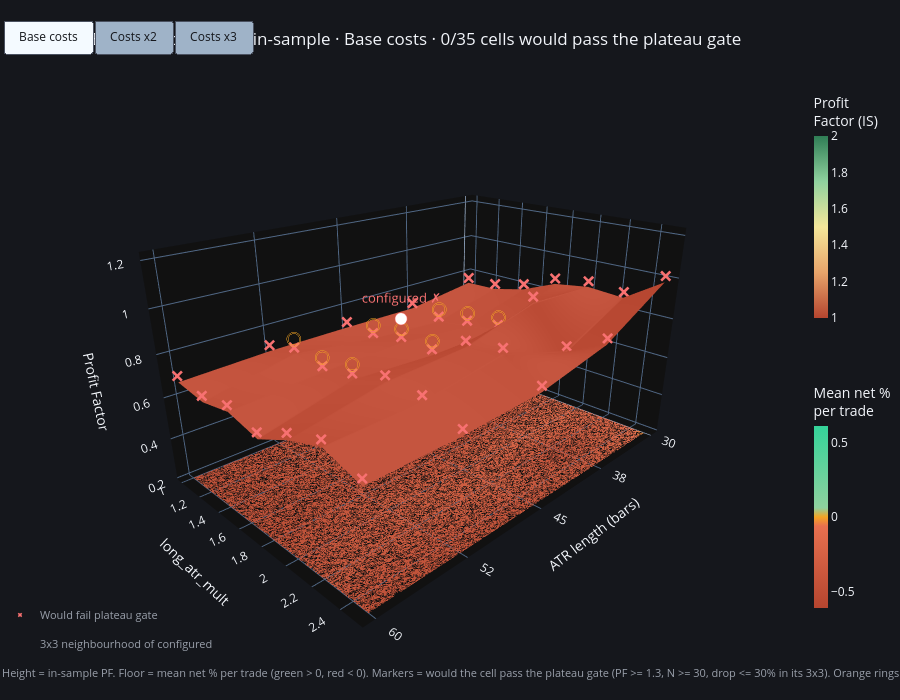
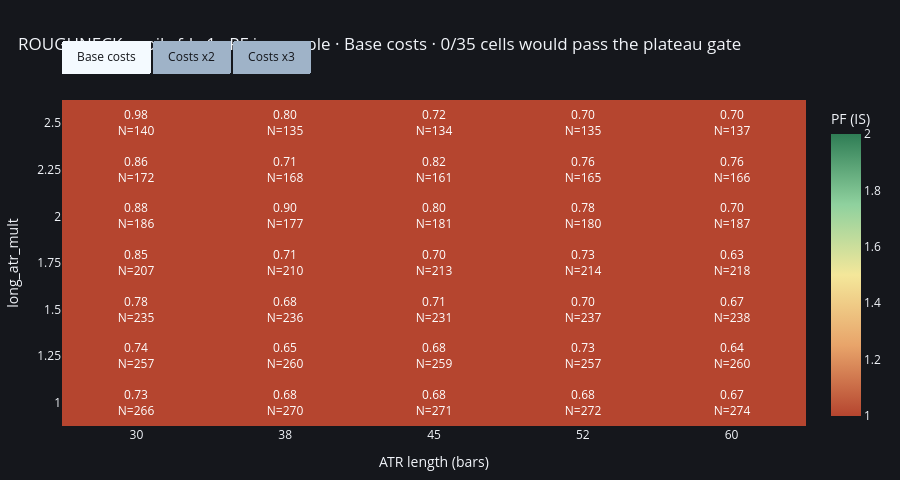

The cell these charts' notebook holds for them, in order:
### Code cell
import os
import numpy as np
import pandas as pd
import plotly.graph_objects as go
import plotly.io as pio

# ============================ OPCIONES ============================
RENDERER       = None     # None = automático | "vscode" | "notebook_connected" | "iframe"
SHOW_2D_BACKUP = True     # heatmap 2D sin WebGL, siempre se ve
# ==================================================================

if RENDERER:
    pio.renderers.default = RENDERER
elif "VSCODE_PID" in os.environ or "VSCODE_CWD" in os.environ:
    pio.renderers.default = "vscode"

SCENARIOS = [("Base costs", 1.0), ("Costs x2", 2.0), ("Costs x3", 3.0)]
PF_MIN, N_MIN, MAX_DROP = GATE["plateau_pf_min"], GATE["plateau_n_min"], GATE["plateau_max_drop"]


def _plateau(pf, n, m, L):
    """(passed, worst neighbour drop %) if cell (m, L) were the configured one."""
    try:
        r = plateau_check(pf.fillna(0.0), n.fillna(0).astype(int), (m, L),
                          pf_min=PF_MIN, n_min=N_MIN, max_drop_pct=MAX_DROP)
        return bool(r["passed"]), float(r["worst_neighbor_drop_pct"])
    except Exception:
        return False, np.nan


def _f(x, default=np.nan):
    try:
        v = float(x)
        return v if np.isfinite(v) else default
    except Exception:
        return default


# ---- compute every scenario: PF / N / mean / t grids ----
grids = {}
for label, mult in SCENARIOS:
    mk = lambda: pd.DataFrame(index=MULTS, columns=ATR_LENS, dtype=float)
    pf, n, mean, tt = mk(), mk(), mk(), mk()
    for L in ATR_LENS:
        for m in MULTS:
            t = run_cell(m, L, cost_bps_per_side=COST_BPS * mult)
            n.loc[m, L] = len(t)
            if len(t):
                pf.loc[m, L]   = profit_factor(t["pnl"])
                mean.loc[m, L] = float(t["pnl"].mean())
                tt.loc[m, L]   = tstat(t["pnl"])
    pf = pf.astype(float).replace([np.inf, -np.inf], np.nan).where(n > 0)
    grids[label] = dict(pf=pf, n=n.astype(float), mean=mean.astype(float), t=tt.astype(float))
    print(f"{label}: {int(pf.notna().sum().sum())}/{pf.size} celdas con PF finito")

keys = list(grids.keys())
all_pf = np.concatenate([g["pf"].values.ravel() for g in grids.values()])
if not np.isfinite(all_pf).any():
    raise ValueError("Ninguna celda tiene PF finito: revisa run_cell / is_df / RULES_KW antes de graficar.")

XP = list(range(len(ATR_LENS)))                           # posiciones categóricas en x
XT = [str(L) for L in ATR_LENS]
LL = np.tile(np.array(ATR_LENS), (len(MULTS), 1))         # ATR length por celda (hover)
X, Y = np.meshgrid(XP, MULTS)
ib, ia = ATR_LENS.index(CHOSEN[1]), MULTS.index(CHOSEN[0])

# ---- escalas compartidas (a prueba de NaN) ----
z_floor = min(1.0, float(np.nanmin(all_pf))) - 0.35
z_top   = float(np.nanmax(all_pf)) + 0.25
all_mean = np.concatenate([g["mean"].values.ravel() for g in grids.values()])
amax = float(np.nanmax(np.abs(all_mean))) if np.isfinite(all_mean).any() else 0.05
amax = max(0.05, amax)

colorscale = [[0.00, "#b5452f"], [0.25, "#e8a46a"], [0.50, "#f4e79a"], [0.75, "#8fd19e"], [1.00, "#2f7d55"]]
mean_scale = [[0.00, "#b5452f"], [0.45, "#e8704f"], [0.50, "#f5a524"], [0.55, "#8fd19e"], [1.00, "#34d399"]]

TPS = 7                                                   # trazas por escenario
fig, titles, summary = go.Figure(), [], []

for i, key in enumerate(keys):
    g = grids[key]
    pf, n, mean, tt = g["pf"], g["n"], g["mean"], g["t"]
    vis = (i == 0)

    # veredicto de plateau de cada celda (como si fuera la configurada)
    pas  = pd.DataFrame(False, index=pf.index, columns=pf.columns)
    drop = pd.DataFrame(np.nan, index=pf.index, columns=pf.columns)
    for m in MULTS:
        for L in ATR_LENS:
            pas.loc[m, L], drop.loc[m, L] = _plateau(pf, n, m, L)
    has = pf.notna().values
    pas_v = pas.values.astype(bool)
    verdict = np.where(pas_v, "PLATEAU OK", "plateau FAIL")
    n_pass = int((pas_v & has).sum())
    cd = np.dstack([n.values, mean.values, tt.values, drop.values.astype(float)])

    # 1) superficie PF (in-sample)
    fig.add_trace(go.Surface(
        x=XP, y=MULTS, z=pf.values, customdata=cd, text=verdict,
        colorscale=colorscale, cmin=1.0, cmax=2.0,
        colorbar=dict(title="Profit<br>Factor (IS)", len=0.42, y=0.80, x=0.93, thickness=14),
        hovertemplate=("long_atr_mult %{y:g} · ATR index %{x}<br>PF (IS) %{z:.2f}"
                       "<br>Trades (IS) %{customdata[0]:.0f}"
                       "<br>Mean net/trade %{customdata[1]:.2f}% · t %{customdata[2]:.2f}"
                       "<br>Worst neighbour drop %{customdata[3]:.0f}% · %{text}<extra></extra>"),
        visible=vis))

    # 2) piso: mean net % por trade
    fig.add_trace(go.Surface(
        x=XP, y=MULTS, z=np.full(pf.shape, z_floor), surfacecolor=mean.values, customdata=cd, text=verdict,
        colorscale=mean_scale, cmin=-amax, cmax=amax, opacity=0.95,
        colorbar=dict(title="Mean net %<br>per trade", len=0.42, y=0.30, x=0.93, thickness=14),
        lighting=dict(ambient=1.0, diffuse=0.0, specular=0.0),
        hovertemplate=("FLOOR · long_atr_mult %{y:g} · ATR index %{x}"
                       "<br>Mean net/trade %{customdata[1]:+.2f}%"
                       "<br>Trades (IS) %{customdata[0]:.0f}<extra></extra>"),
        visible=vis))

    # 3) marcadores: la celda pasaría / fallaría el gate de plateau
    for mask, name, color, symbol in ((pas_v & has, "Would pass plateau gate", "#34d399", "diamond"),
                                      (~pas_v & has, "Would fail plateau gate", "#f87171", "x")):
        fig.add_trace(go.Scatter3d(
            x=X[mask], y=Y[mask], z=pf.values[mask] + 0.03, mode="markers", name=name, text=LL[mask],
            marker=dict(size=4, color=color, symbol=symbol, line=dict(width=0)),
            hovertemplate=f"{name}<br>mult %{{y:g}} · ATR %{{text}}<extra></extra>",
            showlegend=True, legendgroup=name, visible=vis))

    # 4) líneas verticales de la superficie al piso (celdas que pasarían)
    mk_ = pas_v & has
    xs, ys, zs = [], [], []
    for xv, yv, zv in zip(X[mk_], Y[mk_], pf.values[mk_]):
        xs += [xv, xv, None]; ys += [yv, yv, None]; zs += [zv, z_floor, None]
    fig.add_trace(go.Scatter3d(x=xs, y=ys, z=zs, mode="lines",
                               line=dict(color="rgba(52,211,153,0.35)", width=2),
                               hoverinfo="skip", showlegend=False, visible=vis))

    # 5) anillos: vecindad 3x3 de la celda configurada
    rr = range(max(ia - 1, 0), min(ia + 2, len(MULTS)))
    cc = range(max(ib - 1, 0), min(ib + 2, len(ATR_LENS)))
    pts = [(XP[c], MULTS[r], float(pf.iloc[r, c]) + 0.07) for r in rr for c in cc if pd.notna(pf.iloc[r, c])]
    fig.add_trace(go.Scatter3d(
        x=[p[0] for p in pts], y=[p[1] for p in pts], z=[p[2] for p in pts], mode="markers",
        name="3x3 neighbourhood of configured",
        marker=dict(size=8, color="rgba(0,0,0,0)", symbol="circle-open", line=dict(color="#f5a524", width=3)),
        hoverinfo="skip", showlegend=True, legendgroup="nbh", visible=vis))

    # 6) celda configurada
    c_ok   = bool(pas.loc[CHOSEN[0], CHOSEN[1]])
    c_drop = _f(drop.loc[CHOSEN[0], CHOSEN[1]])
    c_pf   = _f(pf.loc[CHOSEN[0], CHOSEN[1]], default=z_floor)
    col = "#34d399" if c_ok else "#f87171"
    fig.add_trace(go.Scatter3d(
        x=[XP[ib]], y=[CHOSEN[0]], z=[c_pf + 0.12], mode="markers+text",
        text=[f"configured {'✓' if c_ok else '✗'}"], textposition="top center",
        textfont=dict(color=col, size=13),
        marker=dict(size=7, color="white", line=dict(color=col, width=3)), showlegend=False,
        hovertemplate=(f"Configured mult {CHOSEN[0]:g}, ATR({CHOSEN[1]})"
                       f"<br>plateau gate: {'PASS' if c_ok else 'FAIL'}<extra></extra>"),
        visible=vis))

    titles.append(f"{cfg['id']} · PF in-sample · {key} · {n_pass}/{int(has.sum())} cells would pass the plateau gate")
    summary.append({"Scenario": key,
                    "PF (IS)": round(_f(pf.loc[CHOSEN[0], CHOSEN[1]]), 3),
                    "N (IS)": int(_f(n.loc[CHOSEN[0], CHOSEN[1]], 0)),
                    "Mean net %": round(_f(mean.loc[CHOSEN[0], CHOSEN[1]]), 3),
                    "t": round(_f(tt.loc[CHOSEN[0], CHOSEN[1]]), 2),
                    "Plateau (configured)": "PASS" if c_ok else "FAIL",
                    "Worst nbr drop %": round(c_drop, 1),
                    "Cells passing plateau": n_pass})

PAD = "\u00a0"
buttons = []
for i, key in enumerate(keys):
    v = [False] * (TPS * len(keys))
    for j in range(TPS):
        v[TPS * i + j] = True
    buttons.append(dict(label=f"{PAD}{key}{PAD}", method="update",
                        args=[{"visible": v}, {"title.text": titles[i]}]))

fig.update_layout(
    template="plotly_dark", paper_bgcolor="#15171c", height=700,
    title=dict(text=titles[0], x=0.02),
    scene=dict(
        xaxis=dict(title="ATR length (bars)", tickmode="array", tickvals=XP, ticktext=XT),
        yaxis_title="long_atr_mult", zaxis_title="Profit Factor", zaxis=dict(range=[z_floor, z_top]),
        aspectmode="manual", aspectratio=dict(x=1.5, y=1.0, z=0.8),
        camera=dict(eye=dict(x=1.6, y=1.6, z=0.9), center=dict(x=0, y=0, z=-0.1))),
    legend=dict(x=0.0, y=0.02, bgcolor="rgba(0,0,0,0)", font=dict(color="#9aa0ab", size=11)),
    updatemenus=[dict(type="buttons", direction="right", x=0.0, xanchor="left", y=1.12, yanchor="top", active=0,
                      buttons=buttons, bgcolor="#9fb3c8", bordercolor="#4a5160", borderwidth=1,
                      pad=dict(l=3, r=3, t=0, b=0), font=dict(color="#15171c", size=12))],
    annotations=[dict(
        text=(f"Height = in-sample PF. Floor = mean net % per trade (green > 0, red < 0). Markers = would the cell pass "
              f"the plateau gate (PF >= {PF_MIN}, N >= {N_MIN}, drop <= {MAX_DROP}% in its 3x3). "
              f"Orange rings = configured cell's neighbourhood."),
        x=0.0, y=-0.02, xref="paper", yref="paper", showarrow=False, xanchor="left",
        font=dict(color="#9aa0ab", size=11))],
    margin=dict(l=0, r=0, t=90, b=30))

# ---- resumen ----
print(f"\nConfigured cell long_atr_mult={CHOSEN[0]:g}, ATR({CHOSEN[1]}) by scenario:")
display(pd.DataFrame(summary).set_index("Scenario"))

# ---- 3D en el notebook (sin escribir archivos) ----
fig.show()

# ---- respaldo 2D (sin WebGL): si esto se ve y el 3D no, el problema es WebGL ----
if SHOW_2D_BACKUP:
    f2 = go.Figure()
    for i, key in enumerate(keys):
        pf, n = grids[key]["pf"], grids[key]["n"]
        txt = [[("" if pd.isna(pf.iloc[r, c]) else f"{pf.iloc[r, c]:.2f}<br>N={int(n.iloc[r, c])}")
                for c in range(len(ATR_LENS))] for r in range(len(MULTS))]
        f2.add_trace(go.Heatmap(
            x=XT, y=[f"{m:g}" for m in MULTS], z=pf.values, text=txt, texttemplate="%{text}",
            colorscale=colorscale, zmin=1.0, zmax=2.0, colorbar=dict(title="PF (IS)"),
            hovertemplate="mult %{y} · ATR %{x}<br>PF %{z:.2f}<extra></extra>", visible=(i == 0)))
    b2 = []
    for i, key in enumerate(keys):
        v = [False] * len(keys); v[i] = True
        b2.append(dict(label=f"{PAD}{key}{PAD}", method="update", args=[{"visible": v}, {"title.text": titles[i]}]))
    f2.update_layout(
        template="plotly_dark", paper_bgcolor="#15171c", height=480, title=dict(text=titles[0], x=0.02),
        xaxis=dict(title="ATR length (bars)", type="category"), yaxis=dict(title="long_atr_mult", type="category"),
        updatemenus=[dict(type="buttons", direction="right", x=0.0, xanchor="left", y=1.18, yanchor="top", active=0,
                          buttons=b2, bgcolor="#9fb3c8", font=dict(color="#15171c", size=12))],
        margin=dict(l=60, r=20, t=100, b=50))
    f2.show()

### Figure 1 — Plotly figure (JSON) as saved in the notebook; plotly's stock layout.template omitted (floating-point values rounded to 4 significant figures; data arrays with more than 128 entries replaced by an {"elided": "..."} marker saying what was removed)
{"data": [{"cmax": 2, "cmin": 1, "colorbar": {"len": 0.42, "thickness": 14, "title": {"text": "Profit<br>Factor (IS)"}, "x": 0.93, "y": 0.8}, "colorscale": [[0, "#b5452f"], [0.25, "#e8a46a"], [0.5, "#f4e79a"], [0.75, "#8fd19e"], [1, "#2f7d55"]], "customdata": {"elided": "140 float values"}, "hovertemplate": "long_atr_mult %{y:g} · ATR index %{x}<br>PF (IS) %{z:.2f}<br>Trades (IS) %{customdata[0]:.0f}<br>Mean net/trade %{customdata[1]:.2f}% · t %{customdata[2]:.2f}<br>Worst neighbour drop %{customdata[3]:.0f}% · %{text}<extra></extra>", "text": [["plateau FAIL", "plateau FAIL", "plateau FAIL", "plateau FAIL", "plateau FAIL"], ["plateau FAIL", "plateau FAIL", "plateau FAIL", "plateau FAIL", "plateau FAIL"], ["plateau FAIL", "plateau FAIL", "plateau FAIL", "plateau FAIL", "plateau FAIL"], ["plateau FAIL", "plateau FAIL", "plateau FAIL", "plateau FAIL", "plateau FAIL"], ["plateau FAIL", "plateau FAIL", "plateau FAIL", "plateau FAIL", "plateau FAIL"], ["plateau FAIL", "plateau FAIL", "plateau FAIL", "plateau FAIL", "plateau FAIL"], ["plateau FAIL", "plateau FAIL", "plateau FAIL", "plateau FAIL", "plateau FAIL"]], "type": "surface", "visible": true, "x": [0, 1, 2, 3, 4], "y": [1, 1.25, 1.5, 1.75, 2, 2.25, 2.5], "z": [[0.7338, 0.6813, 0.6841, 0.6828, 0.6669], [0.7386, 0.6517, 0.6772, 0.7266, 0.6419], [0.7789, 0.6787, 0.7102, 0.6974, 0.6697], [0.8516, 0.7056, 0.7038, 0.7257, 0.6279], [0.8775, 0.896, 0.8001, 0.7802, 0.7028], [0.8643, 0.7051, 0.8235, 0.7631, 0.7562], [0.9843, 0.7973, 0.7196, 0.6993, 0.6972]]}, {"cmax": 0.6092, "cmin": -0.6092, "colorbar": {"len": 0.42, "thickness": 14, "title": {"text": "Mean net %<br>per trade"}, "x": 0.93, "y": 0.3}, "colorscale": [[0, "#b5452f"], [0.45, "#e8704f"], [0.5, "#f5a524"], [0.55, "#8fd19e"], [1, "#34d399"]], "customdata": {"elided": "140 float values"}, "hovertemplate": "FLOOR · long_atr_mult %{y:g} · ATR index %{x}<br>Mean net/trade %{customdata[1]:+.2f}%<br>Trades (IS) %{customdata[0]:.0f}<extra></extra>", "lighting": {"ambient": 1, "diffuse": 0, "specular": 0}, "opacity": 0.95, "surfacecolor": [[-0.3119, -0.3755, -0.3739, -0.3709, -0.3958], [-0.3076, -0.4072, -0.3794, -0.3167, -0.4312], [-0.2526, -0.3657, -0.3351, -0.359, -0.3874], [-0.1656, -0.3292, -0.3453, -0.3203, -0.4492], [-0.1428, -0.1184, -0.2342, -0.2544, -0.3599], [-0.1614, -0.3691, -0.2117, -0.2925, -0.2987], [-0.01962, -0.2654, -0.3731, -0.4054, -0.4168]], "text": [["plateau FAIL", "plateau FAIL", "plateau FAIL", "plateau FAIL", "plateau FAIL"], ["plateau FAIL", "plateau FAIL", "plateau FAIL", "plateau FAIL", "plateau FAIL"], ["plateau FAIL", "plateau FAIL", "plateau FAIL", "plateau FAIL", "plateau FAIL"], ["plateau FAIL", "plateau FAIL", "plateau FAIL", "plateau FAIL", "plateau FAIL"], ["plateau FAIL", "plateau FAIL", "plateau FAIL", "plateau FAIL", "plateau FAIL"], ["plateau FAIL", "plateau FAIL", "plateau FAIL", "plateau FAIL", "plateau FAIL"], ["plateau FAIL", "plateau FAIL", "plateau FAIL", "plateau FAIL", "plateau FAIL"]], "type": "surface", "visible": true, "x": [0, 1, 2, 3, 4], "y": [1, 1.25, 1.5, 1.75, 2, 2.25, 2.5], "z": [[0.1907, 0.1907, 0.1907, 0.1907, 0.1907], [0.1907, 0.1907, 0.1907, 0.1907, 0.1907], [0.1907, 0.1907, 0.1907, 0.1907, 0.1907], [0.1907, 0.1907, 0.1907, 0.1907, 0.1907], [0.1907, 0.1907, 0.1907, 0.1907, 0.1907], [0.1907, 0.1907, 0.1907, 0.1907, 0.1907], [0.1907, 0.1907, 0.1907, 0.1907, 0.1907]]}, {"hovertemplate": "Would pass plateau gate<br>mult %{y:g} · ATR %{text}<extra></extra>", "legendgroup": "Would pass plateau gate", "marker": {"color": "#34d399", "line": {"width": 0}, "size": 4, "symbol": "diamond"}, "mode": "markers", "name": "Would pass plateau gate", "showlegend": true, "text": [], "type": "scatter3d", "visible": true, "x": [], "y": [], "z": []}, {"hovertemplate": "Would fail plateau gate<br>mult %{y:g} · ATR %{text}<extra></extra>", "legendgroup": "Would fail plateau gate", "marker": {"color": "#f87171", "line": {"width": 0}, "size": 4, "symbol": "x"}, "mode": "markers", "name": "Would fail plateau gate", "showlegend": true, "text": [30.0, 38.0, 45.0, 52.0, 60.0, 30.0, 38.0, 45.0, 52.0, 60.0, 30.0, 38.0, 45.0, 52.0, 60.0, 30.0, 38.0, 45.0, 52.0, 60.0, 30.0, 38.0, 45.0, 52.0, 60.0, 30.0, 38.0, 45.0, 52.0, 60.0, 30.0, 38.0, 45.0, 52.0, 60.0], "type": "scatter3d", "visible": true, "x": [0, 1, 2, 3, 4, 0, 1, 2, 3, 4, 0, 1, 2, 3, 4, 0, 1, 2, 3, 4, 0, 1, 2, 3, 4, 0, 1, 2, 3, 4, 0, 1, 2, 3, 4], "y": [1.0, 1.0, 1.0, 1.0, 1.0, 1.25, 1.25, 1.25, 1.25, 1.25, 1.5, 1.5, 1.5, 1.5, 1.5, 1.75, 1.75, 1.75, 1.75, 1.75, 2.0, 2.0, 2.0, 2.0, 2.0, 2.25, 2.25, 2.25, 2.25, 2.25, 2.5, 2.5, 2.5, 2.5, 2.5], "z": [0.7638, 0.7113, 0.7141, 0.7128, 0.6969, 0.7686, 0.6817, 0.7072, 0.7566, 0.6719, 0.8089, 0.7087, 0.7402, 0.7274, 0.6997, 0.8816, 0.7356, 0.7338, 0.7557, 0.6579, 0.9075, 0.926, 0.8301, 0.8102, 0.7328, 0.8943, 0.7351, 0.8535, 0.7931, 0.7862, 1.014, 0.8273, 0.7496, 0.7293, 0.7272]}, {"hoverinfo": "skip", "line": {"color": "rgba(52,211,153,0.35)", "width": 2}, "mode": "lines", "showlegend": false, "type": "scatter3d", "visible": true, "x": [], "y": [], "z": []}, {"hoverinfo": "skip", "legendgroup": "nbh", "marker": {"color": "rgba(0,0,0,0)", "line": {"color": "#f5a524", "width": 3}, "size": 8, "symbol": "circle-open"}, "mode": "markers", "name": "3x3 neighbourhood of configured", "showlegend": true, "type": "scatter3d", "visible": true, "x": [1, 2, 3, 1, 2, 3, 1, 2, 3], "y": [1.25, 1.25, 1.25, 1.5, 1.5, 1.5, 1.75, 1.75, 1.75], "z": [0.7217, 0.7472, 0.7966, 0.7487, 0.7802, 0.7674, 0.7756, 0.7738, 0.7957]}, {"hovertemplate": "Configured mult 1.5, ATR(45)<br>plateau gate: FAIL<extra></extra>", "marker": {"color": "white", "line": {"color": "#f87171", "width": 3}, "size": 7}, "mode": "markers+text", "showlegend": false, "text": ["configured ✗"], "textfont": {"color": "#f87171", "size": 13}, "textposition": "top center", "type": "scatter3d", "visible": true, "x": [2], "y": [1.5], "z": [0.8302]}, {"cmax": 2, "cmin": 1, "colorbar": {"len": 0.42, "thickness": 14, "title": {"text": "Profit<br>Factor (IS)"}, "x": 0.93, "y": 0.8}, "colorscale": [[0, "#b5452f"], [0.25, "#e8a46a"], [0.5, "#f4e79a"], [0.75, "#8fd19e"], [1, "#2f7d55"]], "customdata": {"elided": "140 float values"}, "hovertemplate": "long_atr_mult %{y:g} · ATR index %{x}<br>PF (IS) %{z:.2f}<br>Trades (IS) %{customdata[0]:.0f}<br>Mean net/trade %{customdata[1]:.2f}% · t %{customdata[2]:.2f}<br>Worst neighbour drop %{customdata[3]:.0f}% · %{text}<extra></extra>", "text": [["plateau FAIL", "plateau FAIL", "plateau FAIL", "plateau FAIL", "plateau FAIL"], ["plateau FAIL", "plateau FAIL", "plateau FAIL", "plateau FAIL", "plateau FAIL"], ["plateau FAIL", "plateau FAIL", "plateau FAIL", "plateau FAIL", "plateau FAIL"], ["plateau FAIL", "plateau FAIL", "plateau FAIL", "plateau FAIL", "plateau FAIL"], ["plateau FAIL", "plateau FAIL", "plateau FAIL", "plateau FAIL", "plateau FAIL"], ["plateau FAIL", "plateau FAIL", "plateau FAIL", "plateau FAIL", "plateau FAIL"], ["plateau FAIL", "plateau FAIL", "plateau FAIL", "plateau FAIL", "plateau FAIL"]], "type": "surface", "visible": false, "x": [0, 1, 2, 3, 4], "y": [1, 1.25, 1.5, 1.75, 2, 2.25, 2.5], "z": [[0.682, 0.6323, 0.6353, 0.6334, 0.6191], [0.687, 0.6038, 0.6284, 0.6745, 0.5958], [0.7233, 0.6276, 0.6585, 0.6477, 0.6208], [0.7909, 0.6521, 0.6528, 0.6736, 0.5822], [0.8181, 0.8342, 0.7445, 0.7247, 0.6537], [0.8066, 0.6574, 0.7681, 0.7124, 0.7053], [0.9237, 0.7478, 0.6741, 0.6554, 0.6548]]}, {"cmax": 0.6092, "cmin": -0.6092, "colorbar": {"len": 0.42, "thickness": 14, "title": {"text": "Mean net %<br>per trade"}, "x": 0.93, "y": 0.3}, "colorscale": [[0, "#b5452f"], [0.45, "#e8704f"], [0.5, "#f5a524"], [0.55, "#8fd19e"], [1, "#34d399"]], "customdata": {"elided": "140 float values"}, "hovertemplate": "FLOOR · long_atr_mult %{y:g} · ATR index %{x}<br>Mean net/trade %{customdata[1]:+.2f}%<br>Trades (IS) %{customdata[0]:.0f}<extra></extra>", "lighting": {"ambient": 1, "diffuse": 0, "specular": 0}, "opacity": 0.95, "surfacecolor": [[-0.3919, -0.4555, -0.4539, -0.4509, -0.4758], [-0.3876, -0.4872, -0.4594, -0.3967, -0.5112], [-0.3326, -0.4457, -0.4151, -0.439, -0.4674], [-0.2456, -0.4092, -0.4253, -0.4003, -0.5292], [-0.2228, -0.1984, -0.3142, -0.3344, -0.4399], [-0.2414, -0.4491, -0.2917, -0.3725, -0.3787], [-0.09962, -0.3454, -0.4531, -0.4854, -0.4968]], "text": [["plateau FAIL", "plateau FAIL", "plateau FAIL", "plateau FAIL", "plateau FAIL"], ["plateau FAIL", "plateau FAIL", "plateau FAIL", "plateau FAIL", "plateau FAIL"], ["plateau FAIL", "plateau FAIL", "plateau FAIL", "plateau FAIL", "plateau FAIL"], ["plateau FAIL", "plateau FAIL", "plateau FAIL", "plateau FAIL", "plateau FAIL"], ["plateau FAIL", "plateau FAIL", "plateau FAIL", "plateau FAIL", "plateau FAIL"], ["plateau FAIL", "plateau FAIL", "plateau FAIL", "plateau FAIL", "plateau FAIL"], ["plateau FAIL", "plateau FAIL", "plateau FAIL", "plateau FAIL", "plateau FAIL"]], "type": "surface", "visible": false, "x": [0, 1, 2, 3, 4], "y": [1, 1.25, 1.5, 1.75, 2, 2.25, 2.5], "z": [[0.1907, 0.1907, 0.1907, 0.1907, 0.1907], [0.1907, 0.1907, 0.1907, 0.1907, 0.1907], [0.1907, 0.1907, 0.1907, 0.1907, 0.1907], [0.1907, 0.1907, 0.1907, 0.1907, 0.1907], [0.1907, 0.1907, 0.1907, 0.1907, 0.1907], [0.1907, 0.1907, 0.1907, 0.1907, 0.1907], [0.1907, 0.1907, 0.1907, 0.1907, 0.1907]]}, {"hovertemplate": "Would pass plateau gate<br>mult %{y:g} · ATR %{text}<extra></extra>", "legendgroup": "Would pass plateau gate", "marker": {"color": "#34d399", "line": {"width": 0}, "size": 4, "symbol": "diamond"}, "mode": "markers", "name": "Would pass plateau gate", "showlegend": true, "text": [], "type": "scatter3d", "visible": false, "x": [], "y": [], "z": []}, {"hovertemplate": "Would fail plateau gate<br>mult %{y:g} · ATR %{text}<extra></extra>", "legendgroup": "Would fail plateau gate", "marker": {"color": "#f87171", "line": {"width": 0}, "size": 4, "symbol": "x"}, "mode": "markers", "name": "Would fail plateau gate", "showlegend": true, "text": [30.0, 38.0, 45.0, 52.0, 60.0, 30.0, 38.0, 45.0, 52.0, 60.0, 30.0, 38.0, 45.0, 52.0, 60.0, 30.0, 38.0, 45.0, 52.0, 60.0, 30.0, 38.0, 45.0, 52.0, 60.0, 30.0, 38.0, 45.0, 52.0, 60.0, 30.0, 38.0, 45.0, 52.0, 60.0], "type": "scatter3d", "visible": false, "x": [0, 1, 2, 3, 4, 0, 1, 2, 3, 4, 0, 1, 2, 3, 4, 0, 1, 2, 3, 4, 0, 1, 2, 3, 4, 0, 1, 2, 3, 4, 0, 1, 2, 3, 4], "y": [1.0, 1.0, 1.0, 1.0, 1.0, 1.25, 1.25, 1.25, 1.25, 1.25, 1.5, 1.5, 1.5, 1.5, 1.5, 1.75, 1.75, 1.75, 1.75, 1.75, 2.0, 2.0, 2.0, 2.0, 2.0, 2.25, 2.25, 2.25, 2.25, 2.25, 2.5, 2.5, 2.5, 2.5, 2.5], "z": [0.712, 0.6623, 0.6653, 0.6634, 0.6491, 0.717, 0.6338, 0.6584, 0.7045, 0.6258, 0.7533, 0.6576, 0.6885, 0.6777, 0.6508, 0.8209, 0.6821, 0.6828, 0.7036, 0.6122, 0.8481, 0.8642, 0.7745, 0.7547, 0.6837, 0.8366, 0.6874, 0.7981, 0.7424, 0.7353, 0.9537, 0.7778, 0.7041, 0.6854, 0.6848]}, {"hoverinfo": "skip", "line": {"color": "rgba(52,211,153,0.35)", "width": 2}, "mode": "lines", "showlegend": false, "type": "scatter3d", "visible": false, "x": [], "y": [], "z": []}, {"hoverinfo": "skip", "legendgroup": "nbh", "marker": {"color": "rgba(0,0,0,0)", "line": {"color": "#f5a524", "width": 3}, "size": 8, "symbol": "circle-open"}, "mode": "markers", "name": "3x3 neighbourhood of configured", "showlegend": true, "type": "scatter3d", "visible": false, "x": [1, 2, 3, 1, 2, 3, 1, 2, 3], "y": [1.25, 1.25, 1.25, 1.5, 1.5, 1.5, 1.75, 1.75, 1.75], "z": [0.6738, 0.6984, 0.7445, 0.6976, 0.7285, 0.7177, 0.7221, 0.7228, 0.7436]}, {"hovertemplate": "Configured mult 1.5, ATR(45)<br>plateau gate: FAIL<extra></extra>", "marker": {"color": "white", "line": {"color": "#f87171", "width": 3}, "size": 7}, "mode": "markers+text", "showlegend": false, "text": ["configured ✗"], "textfont": {"color": "#f87171", "size": 13}, "textposition": "top center", "type": "scatter3d", "visible": false, "x": [2], "y": [1.5], "z": [0.7785]}, {"cmax": 2, "cmin": 1, "colorbar": {"len": 0.42, "thickness": 14, "title": {"text": "Profit<br>Factor (IS)"}, "x": 0.93, "y": 0.8}, "colorscale": [[0, "#b5452f"], [0.25, "#e8a46a"], [0.5, "#f4e79a"], [0.75, "#8fd19e"], [1, "#2f7d55"]], "customdata": {"elided": "140 float values"}, "hovertemplate": "long_atr_mult %{y:g} · ATR index %{x}<br>PF (IS) %{z:.2f}<br>Trades (IS) %{customdata[0]:.0f}<br>Mean net/trade %{customdata[1]:.2f}% · t %{customdata[2]:.2f}<br>Worst neighbour drop %{customdata[3]:.0f}% · %{text}<extra></extra>", "text": [["plateau FAIL", "plateau FAIL", "plateau FAIL", "plateau FAIL", "plateau FAIL"], ["plateau FAIL", "plateau FAIL", "plateau FAIL", "plateau FAIL", "plateau FAIL"], ["plateau FAIL", "plateau FAIL", "plateau FAIL", "plateau FAIL", "plateau FAIL"], ["plateau FAIL", "plateau FAIL", "plateau FAIL", "plateau FAIL", "plateau FAIL"], ["plateau FAIL", "plateau FAIL", "plateau FAIL", "plateau FAIL", "plateau FAIL"], ["plateau FAIL", "plateau FAIL", "plateau FAIL", "plateau FAIL", "plateau FAIL"], ["plateau FAIL", "plateau FAIL", "plateau FAIL", "plateau FAIL", "plateau FAIL"]], "type": "surface", "visible": false, "x": [0, 1, 2, 3, 4], "y": [1, 1.25, 1.5, 1.75, 2, 2.25, 2.5], "z": [[0.6351, 0.588, 0.5911, 0.5888, 0.5759], [0.6402, 0.5604, 0.5842, 0.6274, 0.5539], [0.673, 0.5813, 0.6117, 0.6027, 0.5764], [0.7359, 0.6036, 0.6064, 0.6263, 0.5407], [0.7643, 0.7781, 0.694, 0.6742, 0.6089], [0.7542, 0.6139, 0.7177, 0.6661, 0.6589], [0.8686, 0.7025, 0.6324, 0.6152, 0.6159]]}, {"cmax": 0.6092, "cmin": -0.6092, "colorbar": {"len": 0.42, "thickness": 14, "title": {"text": "Mean net %<br>per trade"}, "x": 0.93, "y": 0.3}, "colorscale": [[0, "#b5452f"], [0.45, "#e8704f"], [0.5, "#f5a524"], [0.55, "#8fd19e"], [1, "#34d399"]], "customdata": {"elided": "140 float values"}, "hovertemplate": "FLOOR · long_atr_mult %{y:g} · ATR index %{x}<br>Mean net/trade %{customdata[1]:+.2f}%<br>Trades (IS) %{customdata[0]:.0f}<extra></extra>", "lighting": {"ambient": 1, "diffuse": 0, "specular": 0}, "opacity": 0.95, "surfacecolor": [[-0.4719, -0.5355, -0.5339, -0.5309, -0.5558], [-0.4676, -0.5672, -0.5394, -0.4767, -0.5912], [-0.4126, -0.5257, -0.4951, -0.519, -0.5474], [-0.3256, -0.4892, -0.5053, -0.4803, -0.6092], [-0.3028, -0.2784, -0.3942, -0.4144, -0.5199], [-0.3214, -0.5291, -0.3717, -0.4525, -0.4587], [-0.1796, -0.4254, -0.5331, -0.5654, -0.5768]], "text": [["plateau FAIL", "plateau FAIL", "plateau FAIL", "plateau FAIL", "plateau FAIL"], ["plateau FAIL", "plateau FAIL", "plateau FAIL", "plateau FAIL", "plateau FAIL"], ["plateau FAIL", "plateau FAIL", "plateau FAIL", "plateau FAIL", "plateau FAIL"], ["plateau FAIL", "plateau FAIL", "plateau FAIL", "plateau FAIL", "plateau FAIL"], ["plateau FAIL", "plateau FAIL", "plateau FAIL", "plateau FAIL", "plateau FAIL"], ["plateau FAIL", "plateau FAIL", "plateau FAIL", "plateau FAIL", "plateau FAIL"], ["plateau FAIL", "plateau FAIL", "plateau FAIL", "plateau FAIL", "plateau FAIL"]], "type": "surface", "visible": false, "x": [0, 1, 2, 3, 4], "y": [1, 1.25, 1.5, 1.75, 2, 2.25, 2.5], "z": [[0.1907, 0.1907, 0.1907, 0.1907, 0.1907], [0.1907, 0.1907, 0.1907, 0.1907, 0.1907], [0.1907, 0.1907, 0.1907, 0.1907, 0.1907], [0.1907, 0.1907, 0.1907, 0.1907, 0.1907], [0.1907, 0.1907, 0.1907, 0.1907, 0.1907], [0.1907, 0.1907, 0.1907, 0.1907, 0.1907], [0.1907, 0.1907, 0.1907, 0.1907, 0.1907]]}, {"hovertemplate": "Would pass plateau gate<br>mult %{y:g} · ATR %{text}<extra></extra>", "legendgroup": "Would pass plateau gate", "marker": {"color": "#34d399", "line": {"width": 0}, "size": 4, "symbol": "diamond"}, "mode": "markers", "name": "Would pass plateau gate", "showlegend": true, "text": [], "type": "scatter3d", "visible": false, "x": [], "y": [], "z": []}, {"hovertemplate": "Would fail plateau gate<br>mult %{y:g} · ATR %{text}<extra></extra>", "legendgroup": "Would fail plateau gate", "marker": {"color": "#f87171", "line": {"width": 0}, "size": 4, "symbol": "x"}, "mode": "markers", "name": "Would fail plateau gate", "showlegend": true, "text": [30.0, 38.0, 45.0, 52.0, 60.0, 30.0, 38.0, 45.0, 52.0, 60.0, 30.0, 38.0, 45.0, 52.0, 60.0, 30.0, 38.0, 45.0, 52.0, 60.0, 30.0, 38.0, 45.0, 52.0, 60.0, 30.0, 38.0, 45.0, 52.0, 60.0, 30.0, 38.0, 45.0, 52.0, 60.0], "type": "scatter3d", "visible": false, "x": [0, 1, 2, 3, 4, 0, 1, 2, 3, 4, 0, 1, 2, 3, 4, 0, 1, 2, 3, 4, 0, 1, 2, 3, 4, 0, 1, 2, 3, 4, 0, 1, 2, 3, 4], "y": [1.0, 1.0, 1.0, 1.0, 1.0, 1.25, 1.25, 1.25, 1.25, 1.25, 1.5, 1.5, 1.5, 1.5, 1.5, 1.75, 1.75, 1.75, 1.75, 1.75, 2.0, 2.0, 2.0, 2.0, 2.0, 2.25, 2.25, 2.25, 2.25, 2.25, 2.5, 2.5, 2.5, 2.5, 2.5], "z": [0.6651, 0.618, 0.6211, 0.6188, 0.6059, 0.6702, 0.5904, 0.6142, 0.6574, 0.5839, 0.703, 0.6113, 0.6417, 0.6327, 0.6064, 0.7659, 0.6336, 0.6364, 0.6563, 0.5707, 0.7943, 0.8081, 0.724, 0.7042, 0.6389, 0.7842, 0.6439, 0.7477, 0.6961, 0.6889, 0.8986, 0.7325, 0.6624, 0.6452, 0.6459]}, {"hoverinfo": "skip", "line": {"color": "rgba(52,211,153,0.35)", "width": 2}, "mode": "lines", "showlegend": false, "type": "scatter3d", "visible": false, "x": [], "y": [], "z": []}, {"hoverinfo": "skip", "legendgroup": "nbh", "marker": {"color": "rgba(0,0,0,0)", "line": {"color": "#f5a524", "width": 3}, "size": 8, "symbol": "circle-open"}, "mode": "markers", "name": "3x3 neighbourhood of configured", "showlegend": true, "type": "scatter3d", "visible": false, "x": [1, 2, 3, 1, 2, 3, 1, 2, 3], "y": [1.25, 1.25, 1.25, 1.5, 1.5, 1.5, 1.75, 1.75, 1.75], "z": [0.6304, 0.6542, 0.6974, 0.6513, 0.6817, 0.6727, 0.6736, 0.6764, 0.6963]}, {"hovertemplate": "Configured mult 1.5, ATR(45)<br>plateau gate: FAIL<extra></extra>", "marker": {"color": "white", "line": {"color": "#f87171", "width": 3}, "size": 7}, "mode": "markers+text", "showlegend": false, "text": ["configured ✗"], "textfont": {"color": "#f87171", "size": 13}, "textposition": "top center", "type": "scatter3d", "visible": false, "x": [2], "y": [1.5], "z": [0.7317]}], "layout": {"annotations": [{"font": {"color": "#9aa0ab", "size": 11}, "showarrow": false, "text": "Height = in-sample PF. Floor = mean net % per trade (green > 0, red < 0). Markers = would the cell pass the plateau gate (PF >= 1.3, N >= 30, drop <= 30% in its 3x3). Orange rings = configured cell's neighbourhood.", "x": 0, "xanchor": "left", "xref": "paper", "y": -0.02, "yref": "paper"}], "height": 700, "legend": {"bgcolor": "rgba(0,0,0,0)", "font": {"color": "#9aa0ab", "size": 11}, "x": 0, "y": 0.02}, "margin": {"b": 30, "l": 0, "r": 0, "t": 90}, "paper_bgcolor": "#15171c", "scene": {"aspectmode": "manual", "aspectratio": {"x": 1.5, "y": 1, "z": 0.8}, "camera": {"center": {"x": 0, "y": 0, "z": -0.1}, "eye": {"x": 1.6, "y": 1.6, "z": 0.9}}, "xaxis": {"tickmode": "array", "ticktext": ["30", "38", "45", "52", "60"], "tickvals": [0, 1, 2, 3, 4], "title": {"text": "ATR length (bars)"}}, "yaxis": {"title": {"text": "long_atr_mult"}}, "zaxis": {"range": [0.1907, 1.234], "title": {"text": "Profit Factor"}}}, "title": {"text": "ROUGHNECK.usoil.cfd.v1 · PF in-sample · Base costs · 0/35 cells would pass the plateau gate", "x": 0.02}, "updatemenus": [{"active": 0, "bgcolor": "#9fb3c8", "bordercolor": "#4a5160", "borderwidth": 1, "buttons": [{"args": [{"visible": [true, true, true, true, true, true, true, false, false, false, false, false, false, false, false, false, false, false, false, false, false]}, {"title.text": "ROUGHNECK.usoil.cfd.v1 · PF in-sample · Base costs · 0/35 cells would pass the plateau gate"}], "label": " Base costs ", "method": "update"}, {"args": [{"visible": [false, false, false, false, false, false, false, true, true, true, true, true, true, true, false, false, false, false, false, false, false]}, {"title.text": "ROUGHNECK.usoil.cfd.v1 · PF in-sample · Costs x2 · 0/35 cells would pass the plateau gate"}], "label": " Costs x2 ", "method": "update"}, {"args": [{"visible": [false, false, false, false, false, false, false, false, false, false, false, false, false, false, true, true, true, true, true, true, true]}, {"title.text": "ROUGHNECK.usoil.cfd.v1 · PF in-sample · Costs x3 · 0/35 cells would pass the plateau gate"}], "label": " Costs x3 ", "method": "update"}], "direction": "right", "font": {"color": "#15171c", "size": 12}, "pad": {"b": 0, "l": 3, "r": 3, "t": 0}, "type": "buttons", "x": 0, "xanchor": "left", "y": 1.12, "yanchor": "top"}]}}

### Figure 2 — Plotly figure (JSON) as saved in the notebook; plotly's stock layout.template omitted (floating-point values rounded to 4 significant figures)
{"data": [{"colorbar": {"title": {"text": "PF (IS)"}}, "colorscale": [[0, "#b5452f"], [0.25, "#e8a46a"], [0.5, "#f4e79a"], [0.75, "#8fd19e"], [1, "#2f7d55"]], "hovertemplate": "mult %{y} · ATR %{x}<br>PF %{z:.2f}<extra></extra>", "text": [["0.73<br>N=266", "0.68<br>N=270", "0.68<br>N=271", "0.68<br>N=272", "0.67<br>N=274"], ["0.74<br>N=257", "0.65<br>N=260", "0.68<br>N=259", "0.73<br>N=257", "0.64<br>N=260"], ["0.78<br>N=235", "0.68<br>N=236", "0.71<br>N=231", "0.70<br>N=237", "0.67<br>N=238"], ["0.85<br>N=207", "0.71<br>N=210", "0.70<br>N=213", "0.73<br>N=214", "0.63<br>N=218"], ["0.88<br>N=186", "0.90<br>N=177", "0.80<br>N=181", "0.78<br>N=180", "0.70<br>N=187"], ["0.86<br>N=172", "0.71<br>N=168", "0.82<br>N=161", "0.76<br>N=165", "0.76<br>N=166"], ["0.98<br>N=140", "0.80<br>N=135", "0.72<br>N=134", "0.70<br>N=135", "0.70<br>N=137"]], "texttemplate": "%{text}", "type": "heatmap", "visible": true, "x": ["30", "38", "45", "52", "60"], "y": ["1", "1.25", "1.5", "1.75", "2", "2.25", "2.5"], "z": [[0.7338, 0.6813, 0.6841, 0.6828, 0.6669], [0.7386, 0.6517, 0.6772, 0.7266, 0.6419], [0.7789, 0.6787, 0.7102, 0.6974, 0.6697], [0.8516, 0.7056, 0.7038, 0.7257, 0.6279], [0.8775, 0.896, 0.8001, 0.7802, 0.7028], [0.8643, 0.7051, 0.8235, 0.7631, 0.7562], [0.9843, 0.7973, 0.7196, 0.6993, 0.6972]], "zmax": 2, "zmin": 1}, {"colorbar": {"title": {"text": "PF (IS)"}}, "colorscale": [[0, "#b5452f"], [0.25, "#e8a46a"], [0.5, "#f4e79a"], [0.75, "#8fd19e"], [1, "#2f7d55"]], "hovertemplate": "mult %{y} · ATR %{x}<br>PF %{z:.2f}<extra></extra>", "text": [["0.68<br>N=266", "0.63<br>N=270", "0.64<br>N=271", "0.63<br>N=272", "0.62<br>N=274"], ["0.69<br>N=257", "0.60<br>N=260", "0.63<br>N=259", "0.67<br>N=257", "0.60<br>N=260"], ["0.72<br>N=235", "0.63<br>N=236", "0.66<br>N=231", "0.65<br>N=237", "0.62<br>N=238"], ["0.79<br>N=207", "0.65<br>N=210", "0.65<br>N=213", "0.67<br>N=214", "0.58<br>N=218"], ["0.82<br>N=186", "0.83<br>N=177", "0.74<br>N=181", "0.72<br>N=180", "0.65<br>N=187"], ["0.81<br>N=172", "0.66<br>N=168", "0.77<br>N=161", "0.71<br>N=165", "0.71<br>N=166"], ["0.92<br>N=140", "0.75<br>N=135", "0.67<br>N=134", "0.66<br>N=135", "0.65<br>N=137"]], "texttemplate": "%{text}", "type": "heatmap", "visible": false, "x": ["30", "38", "45", "52", "60"], "y": ["1", "1.25", "1.5", "1.75", "2", "2.25", "2.5"], "z": [[0.682, 0.6323, 0.6353, 0.6334, 0.6191], [0.687, 0.6038, 0.6284, 0.6745, 0.5958], [0.7233, 0.6276, 0.6585, 0.6477, 0.6208], [0.7909, 0.6521, 0.6528, 0.6736, 0.5822], [0.8181, 0.8342, 0.7445, 0.7247, 0.6537], [0.8066, 0.6574, 0.7681, 0.7124, 0.7053], [0.9237, 0.7478, 0.6741, 0.6554, 0.6548]], "zmax": 2, "zmin": 1}, {"colorbar": {"title": {"text": "PF (IS)"}}, "colorscale": [[0, "#b5452f"], [0.25, "#e8a46a"], [0.5, "#f4e79a"], [0.75, "#8fd19e"], [1, "#2f7d55"]], "hovertemplate": "mult %{y} · ATR %{x}<br>PF %{z:.2f}<extra></extra>", "text": [["0.64<br>N=266", "0.59<br>N=270", "0.59<br>N=271", "0.59<br>N=272", "0.58<br>N=274"], ["0.64<br>N=257", "0.56<br>N=260", "0.58<br>N=259", "0.63<br>N=257", "0.55<br>N=260"], ["0.67<br>N=235", "0.58<br>N=236", "0.61<br>N=231", "0.60<br>N=237", "0.58<br>N=238"], ["0.74<br>N=207", "0.60<br>N=210", "0.61<br>N=213", "0.63<br>N=214", "0.54<br>N=218"], ["0.76<br>N=186", "0.78<br>N=177", "0.69<br>N=181", "0.67<br>N=180", "0.61<br>N=187"], ["0.75<br>N=172", "0.61<br>N=168", "0.72<br>N=161", "0.67<br>N=165", "0.66<br>N=166"], ["0.87<br>N=140", "0.70<br>N=135", "0.63<br>N=134", "0.62<br>N=135", "0.62<br>N=137"]], "texttemplate": "%{text}", "type": "heatmap", "visible": false, "x": ["30", "38", "45", "52", "60"], "y": ["1", "1.25", "1.5", "1.75", "2", "2.25", "2.5"], "z": [[0.6351, 0.588, 0.5911, 0.5888, 0.5759], [0.6402, 0.5604, 0.5842, 0.6274, 0.5539], [0.673, 0.5813, 0.6117, 0.6027, 0.5764], [0.7359, 0.6036, 0.6064, 0.6263, 0.5407], [0.7643, 0.7781, 0.694, 0.6742, 0.6089], [0.7542, 0.6139, 0.7177, 0.6661, 0.6589], [0.8686, 0.7025, 0.6324, 0.6152, 0.6159]], "zmax": 2, "zmin": 1}], "layout": {"height": 480, "margin": {"b": 50, "l": 60, "r": 20, "t": 100}, "paper_bgcolor": "#15171c", "title": {"text": "ROUGHNECK.usoil.cfd.v1 · PF in-sample · Base costs · 0/35 cells would pass the plateau gate", "x": 0.02}, "updatemenus": [{"active": 0, "bgcolor": "#9fb3c8", "buttons": [{"args": [{"visible": [true, false, false]}, {"title.text": "ROUGHNECK.usoil.cfd.v1 · PF in-sample · Base costs · 0/35 cells would pass the plateau gate"}], "label": " Base costs ", "method": "update"}, {"args": [{"visible": [false, true, false]}, {"title.text": "ROUGHNECK.usoil.cfd.v1 · PF in-sample · Costs x2 · 0/35 cells would pass the plateau gate"}], "label": " Costs x2 ", "method": "update"}, {"args": [{"visible": [false, false, true]}, {"title.text": "ROUGHNECK.usoil.cfd.v1 · PF in-sample · Costs x3 · 0/35 cells would pass the plateau gate"}], "label": " Costs x3 ", "method": "update"}], "direction": "right", "font": {"color": "#15171c", "size": 12}, "type": "buttons", "x": 0, "xanchor": "left", "y": 1.18, "yanchor": "top"}], "xaxis": {"title": {"text": "ATR length (bars)"}, "type": "category"}, "yaxis": {"title": {"text": "long_atr_mult"}, "type": "category"}}}
